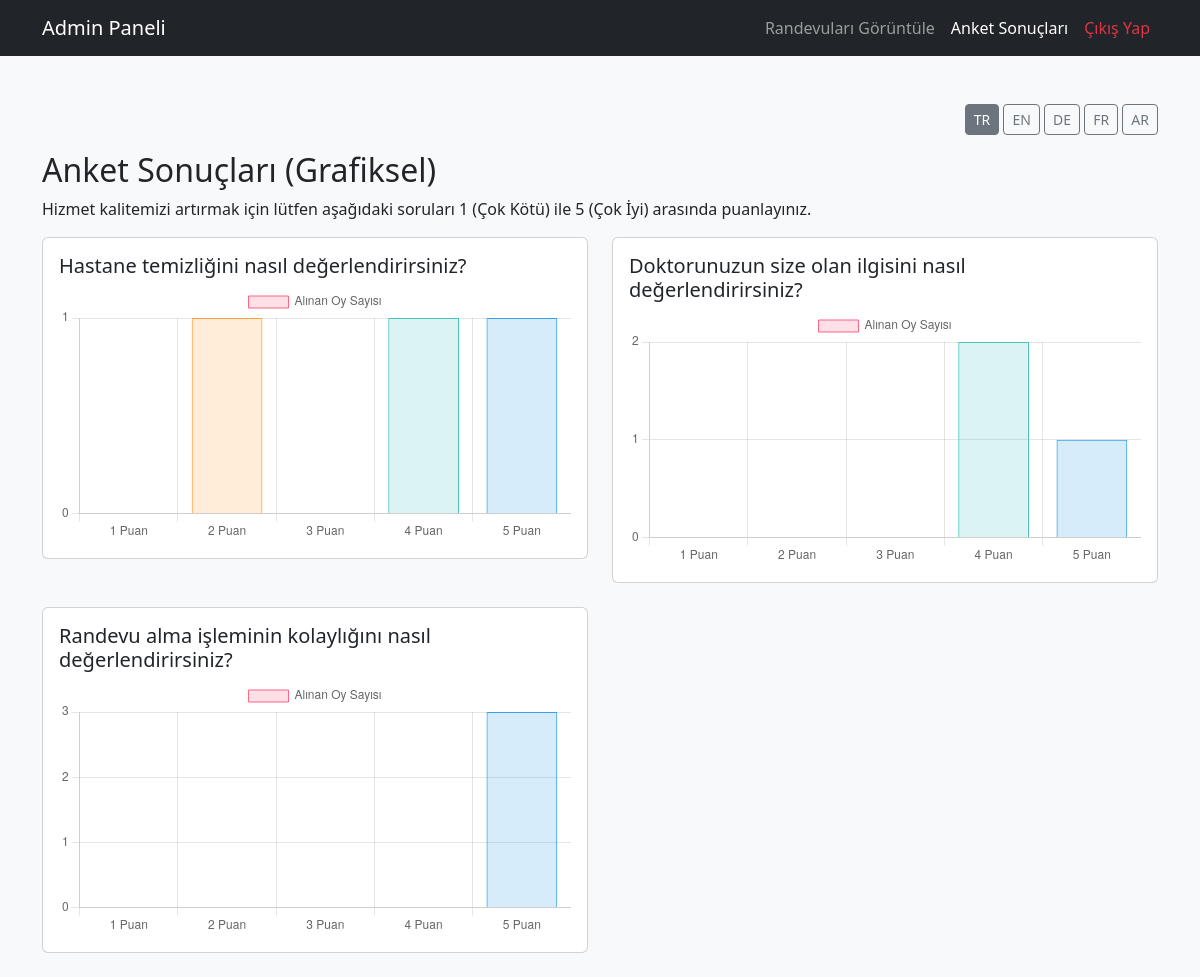
/admin/anket_sonuclari.php (signed in), run on the app's committed database.
### tables this page shows
CREATE TABLE `anket_sorulari` (
  `soru_id` int(11) NOT NULL,
  `soru_metni` text NOT NULL,
  `soru_tipi` varchar(50) DEFAULT 'puanlama',
  `soru_metni_en` text,
  `soru_metni_de` text,
  `soru_metni_fr` text,
  `soru_metni_ar` text
);

### config/lang_loader.php (called while the page is built, shortened)
<?php
$dil_kodu = $_SESSION['lang'] ?? 'tr';
$dil_yonu = $lang['yon'] ?? 'ltr';
?>

### admin/anket_sonuclari.php (the view, shortened to what this page needs)
<?php
require_once __DIR__ . '/../config/lang_loader.php';
$current_page = basename($_SERVER['PHP_SELF']);
$anket_verileri = [];
try {
    $soru_kolonu = "soru_metni";
    $stmt_sorular = $db->query("SELECT soru_id, $soru_kolonu AS soru_metni_goster FROM anket_sorulari WHERE soru_tipi = 'puanlama'");
    $sorular = $stmt_sorular->fetchAll(PDO::FETCH_ASSOC);
    $stmt_cevaplar = $db->prepare("
        SELECT cevap_puani, COUNT(*) as oy_sayisi
        FROM anket_cevaplari
        WHERE soru_id = ?
        GROUP BY cevap_puani
        ORDER BY cevap_puani ASC
    ");
    foreach ($sorular as $soru) {
        $soru_id = $soru['soru_id'];
        $stmt_cevaplar->execute([$soru_id]);
        $cevaplar = $stmt_cevaplar->fetchAll(PDO::FETCH_ASSOC);
        $grafik_datasi = [0, 0, 0, 0, 0];
        foreach ($cevaplar as $cevap) {
            $puan_indexi = (int)$cevap['cevap_puani'] - 1;
            $grafik_datasi[$puan_indexi] = (int)$cevap['oy_sayisi'];
        }
        $anket_verileri[] = [
            'soru_metni' => $soru['soru_metni_goster'],
            'soru_id' => $soru_id,
            'grafik_datasi' => $grafik_datasi
        ];
    }
} catch (PDOException $e) {
    $error = "Anket verileri çekilirken hata oluştu: " . $e->getMessage();
}
?>
<!DOCTYPE html>
<html lang="<?php echo $dil_kodu; ?>" dir="<?php echo $dil_yonu; ?>">
<head>
    <link href="https://cdn.jsdelivr.net/npm/bootstrap@5.3.0/dist/css/bootstrap.min.css" rel="stylesheet">
</head>
<body class="bg-light">
<nav class="navbar navbar-expand-lg navbar-dark bg-dark">
    <div class="container">
        <a class="navbar-brand" href="dashboard"><?php echo $lang['admin_paneli']; ?></a>
        <div class="collapse navbar-collapse" id="navbarNav">
            <ul class="navbar-nav ms-auto">
                <li class="nav-item">
                    <a class="nav-link" href="dashboard"><?php echo $lang['randevulari_goruntule']; ?></a>
                </li>
                <li class="nav-item">
                    <a class="nav-link active" href="anket_sonuclari"><?php echo $lang['anket_sonuclari']; ?></a>
                </li>
                <li class="nav-item">
                    <a class="nav-link text-danger" href="../logout.php"><?php echo $lang['cikis_yap']; ?></a>
                </li>
            </ul>
        </div>
    </div>
</nav>
<div class="container mt-5">
    <div class="text-end mb-3">
        <a href="<?php echo $current_page; ?>?lang=tr" class="btn btn-sm btn-outline-secondary <?php if($dil_kodu == 'tr') echo 'active'; ?>">TR</a>
        <a href="<?php echo $current_page; ?>?lang=en" class="btn btn-sm btn-outline-secondary <?php if($dil_kodu == 'en') echo 'active'; ?>">EN</a>
        <a href="<?php echo $current_page; ?>?lang=de" class="btn btn-sm btn-outline-secondary <?php if($dil_kodu == 'de') echo 'active'; ?>">DE</a>
        <a href="<?php echo $current_page; ?>?lang=fr" class="btn btn-sm btn-outline-secondary <?php if($dil_kodu == 'fr') echo 'active'; ?>">FR</a>
        <a href="<?php echo $current_page; ?>?lang=ar" class="btn btn-sm btn-outline-secondary <?php if($dil_kodu == 'ar') echo 'active'; ?>">AR</a>
    </div>
    <h2><?php echo $lang['anket_sonuclari']; ?> (Grafiksel)</h2>
    <p><?php echo $lang['anket_aciklama']; ?></p>
    <div class="row">
        <?php foreach ($anket_verileri as $veri): ?>
            <div class="col-md-6 mb-4">
                <div class="card">
                    <div class="card-body">
                        <h5 class="card-title"><?php echo htmlspecialchars($veri['soru_metni']); ?></h5>
                        <canvas id="chart_soru_<?php echo $veri['soru_id']; ?>"></canvas>
                    </div>
                </div>
            </div>
        <?php endforeach; ?>
    </div>
</div>
<script>
document.addEventListener('DOMContentLoaded', () => {
    const anketVerileri = <?php echo json_encode($anket_verileri); ?>;
    anketVerileri.forEach(veri => {
        const ctx = document.getElementById('chart_soru_' + veri.soru_id).getContext('2d');
        new Chart(ctx, {
            type: 'bar',
            data: {
                labels: ['1 Puan', '2 Puan', '3 Puan', '4 Puan', '5 Puan'],
                datasets: [{
                    label: 'Alınan Oy Sayısı',
                    data: veri.grafik_datasi,
                    backgroundColor: [
                        'rgba(255, 99, 132, 0.2)', 'rgba(255, 159, 64, 0.2)',
                        'rgba(255, 205, 86, 0.2)', 'rgba(75, 192, 192, 0.2)',
                        'rgba(54, 162, 235, 0.2)'
                    ],
                    borderColor: [
                        'rgba(255, 99, 132, 1)', 'rgba(255, 159, 64, 1)',
                        'rgba(255, 205, 86, 1)', 'rgba(75, 192, 192, 1)',
                        'rgba(54, 162, 235, 1)'
                    ],
                    borderWidth: 1
                }]
            },
            options: {
                scales: {
                    y: {
                        beginAtZero: true,
                        ticks: { stepSize: 1 }
                    }
                }
            }
        });
    });
});
</script>
</body>
</html>

### data on the page
anket_sorulari: soru_metni "Hastane temizliğini nasıl değerlendirirsiniz?"
anket_sorulari: soru_metni "Doktorunuzun size olan ilgisini nasıl değerlendirirsiniz?"
anket_sorulari: soru_metni "Randevu alma işleminin kolaylığını nasıl değerlendirirsiniz?"

### other printed values
$lang['admin_paneli'] "Admin Paneli"
$lang['randevulari_goruntule'] "Randevuları Görüntüle"
$lang['anket_sonuclari'] "Anket Sonuçları"
$lang['cikis_yap'] "Çıkış Yap"
$lang['anket_aciklama'] "Hizmet kalitemizi artırmak için lütfen aşağıdaki soruları 1 (Çok Kötü) ile 5 (Çok İyi) arasında puanlayınız."
